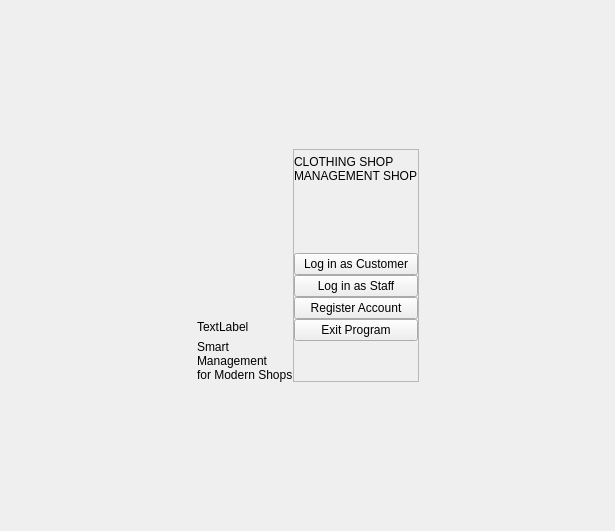
<?xml version="1.0" encoding="UTF-8"?>
<ui version="4.0">
 <class>StartupWidget</class>
 <widget class="QWidget" name="StartupWidget">
  <property name="geometry">
   <rect>
    <x>0</x>
    <y>0</y>
    <width>615</width>
    <height>531</height>
   </rect>
  </property>
  <property name="windowTitle">
   <string>Form</string>
  </property>
  <layout class="QGridLayout" name="gridLayout">
   <property name="leftMargin">
    <number>0</number>
   </property>
   <property name="topMargin">
    <number>0</number>
   </property>
   <property name="rightMargin">
    <number>0</number>
   </property>
   <property name="bottomMargin">
    <number>0</number>
   </property>
   <property name="spacing">
    <number>0</number>
   </property>
   <item row="1" column="0">
    <spacer name="horizontalSpacer">
     <property name="orientation">
      <enum>Qt::Orientation::Horizontal</enum>
     </property>
     <property name="sizeHint" stdset="0">
      <size>
       <width>209</width>
       <height>20</height>
      </size>
     </property>
    </spacer>
   </item>
   <item row="0" column="1">
    <spacer name="verticalSpacer">
     <property name="orientation">
      <enum>Qt::Orientation::Vertical</enum>
     </property>
     <property name="sizeHint" stdset="0">
      <size>
       <width>20</width>
       <height>126</height>
      </size>
     </property>
    </spacer>
   </item>
   <item row="1" column="1">
    <widget class="QWidget" name="mainContainer" native="true">
     <layout class="QHBoxLayout" name="horizontalLayout">
      <property name="spacing">
       <number>0</number>
      </property>
      <property name="leftMargin">
       <number>0</number>
      </property>
      <property name="topMargin">
       <number>0</number>
      </property>
      <property name="rightMargin">
       <number>0</number>
      </property>
      <property name="bottomMargin">
       <number>0</number>
      </property>
      <item>
       <widget class="QWidget" name="leftPanel" native="true">
        <layout class="QVBoxLayout" name="verticalLayout_2">
         <property name="leftMargin">
          <number>0</number>
         </property>
         <property name="topMargin">
          <number>0</number>
         </property>
         <property name="rightMargin">
          <number>0</number>
         </property>
         <property name="bottomMargin">
          <number>0</number>
         </property>
         <item>
          <spacer name="verticalSpacer_4">
           <property name="orientation">
            <enum>Qt::Orientation::Vertical</enum>
           </property>
           <property name="sizeType">
            <enum>QSizePolicy::Policy::Expanding</enum>
           </property>
           <property name="sizeHint" stdset="0">
            <size>
             <width>20</width>
             <height>1</height>
            </size>
           </property>
          </spacer>
         </item>
         <item>
          <widget class="QLabel" name="lblLogo">
           <property name="maximumSize">
            <size>
             <width>1677215</width>
             <height>16777215</height>
            </size>
           </property>
           <property name="text">
            <string>TextLabel</string>
           </property>
          </widget>
         </item>
         <item>
          <widget class="QLabel" name="lblSlogan">
           <property name="text">
            <string>Smart Management
for Modern Shops</string>
           </property>
           <property name="wordWrap">
            <bool>true</bool>
           </property>
          </widget>
         </item>
        </layout>
       </widget>
      </item>
      <item>
       <widget class="QFrame" name="frameCard">
        <property name="frameShape">
         <enum>QFrame::Shape::StyledPanel</enum>
        </property>
        <property name="frameShadow">
         <enum>QFrame::Shadow::Raised</enum>
        </property>
        <layout class="QVBoxLayout" name="verticalLayout">
         <property name="spacing">
          <number>0</number>
         </property>
         <property name="leftMargin">
          <number>0</number>
         </property>
         <property name="topMargin">
          <number>0</number>
         </property>
         <property name="rightMargin">
          <number>0</number>
         </property>
         <property name="bottomMargin">
          <number>0</number>
         </property>
         <item>
          <spacer name="verticalSpacer_6">
           <property name="orientation">
            <enum>Qt::Orientation::Vertical</enum>
           </property>
           <property name="sizeType">
            <enum>QSizePolicy::Policy::Fixed</enum>
           </property>
           <property name="sizeHint" stdset="0">
            <size>
             <width>20</width>
             <height>5</height>
            </size>
           </property>
          </spacer>
         </item>
         <item>
          <widget class="QLabel" name="lblTitle">
           <property name="maximumSize">
            <size>
             <width>16777215</width>
             <height>16777215</height>
            </size>
           </property>
           <property name="text">
            <string>CLOTHING SHOP</string>
           </property>
          </widget>
         </item>
         <item>
          <widget class="QLabel" name="lblSubtitle">
           <property name="maximumSize">
            <size>
             <width>16777215</width>
             <height>1677215</height>
            </size>
           </property>
           <property name="text">
            <string>MANAGEMENT SHOP</string>
           </property>
          </widget>
         </item>
         <item>
          <spacer name="verticalSpacer_3">
           <property name="orientation">
            <enum>Qt::Orientation::Vertical</enum>
           </property>
           <property name="sizeType">
            <enum>QSizePolicy::Policy::Fixed</enum>
           </property>
           <property name="sizeHint" stdset="0">
            <size>
             <width>20</width>
             <height>70</height>
            </size>
           </property>
          </spacer>
         </item>
         <item>
          <widget class="QPushButton" name="btnCustomer">
           <property name="text">
            <string>Log in as Customer</string>
           </property>
          </widget>
         </item>
         <item>
          <widget class="QPushButton" name="btnStaff">
           <property name="text">
            <string>Log in as Staff</string>
           </property>
          </widget>
         </item>
         <item>
          <widget class="QPushButton" name="btnRegister">
           <property name="text">
            <string>Register Account</string>
           </property>
          </widget>
         </item>
         <item>
          <widget class="QPushButton" name="btnExit">
           <property name="text">
            <string>Exit Program</string>
           </property>
          </widget>
         </item>
         <item>
          <spacer name="verticalSpacer_5">
           <property name="orientation">
            <enum>Qt::Orientation::Vertical</enum>
           </property>
           <property name="sizeType">
            <enum>QSizePolicy::Policy::Expanding</enum>
           </property>
           <property name="sizeHint" stdset="0">
            <size>
             <width>20</width>
             <height>40</height>
            </size>
           </property>
          </spacer>
         </item>
        </layout>
       </widget>
      </item>
     </layout>
    </widget>
   </item>
   <item row="2" column="1">
    <spacer name="verticalSpacer_2">
     <property name="orientation">
      <enum>Qt::Orientation::Vertical</enum>
     </property>
     <property name="sizeHint" stdset="0">
      <size>
       <width>20</width>
       <height>126</height>
      </size>
     </property>
    </spacer>
   </item>
   <item row="1" column="2">
    <spacer name="horizontalSpacer_2">
     <property name="orientation">
      <enum>Qt::Orientation::Horizontal</enum>
     </property>
     <property name="sizeHint" stdset="0">
      <size>
       <width>208</width>
       <height>20</height>
      </size>
     </property>
    </spacer>
   </item>
  </layout>
 </widget>
 <resources/>
 <connections/>
</ui>
